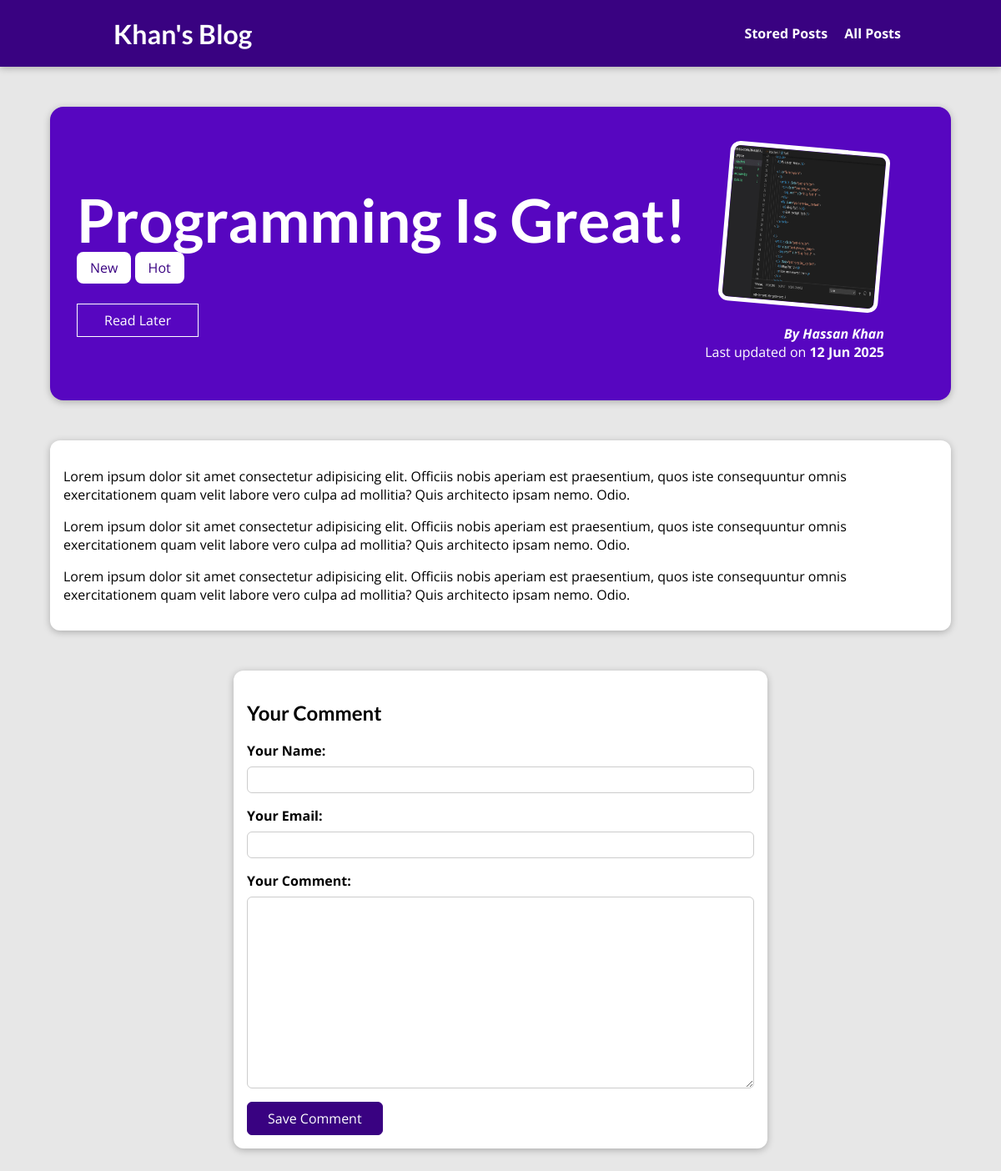
Before: /posts/programming-is-fun with the older database file.
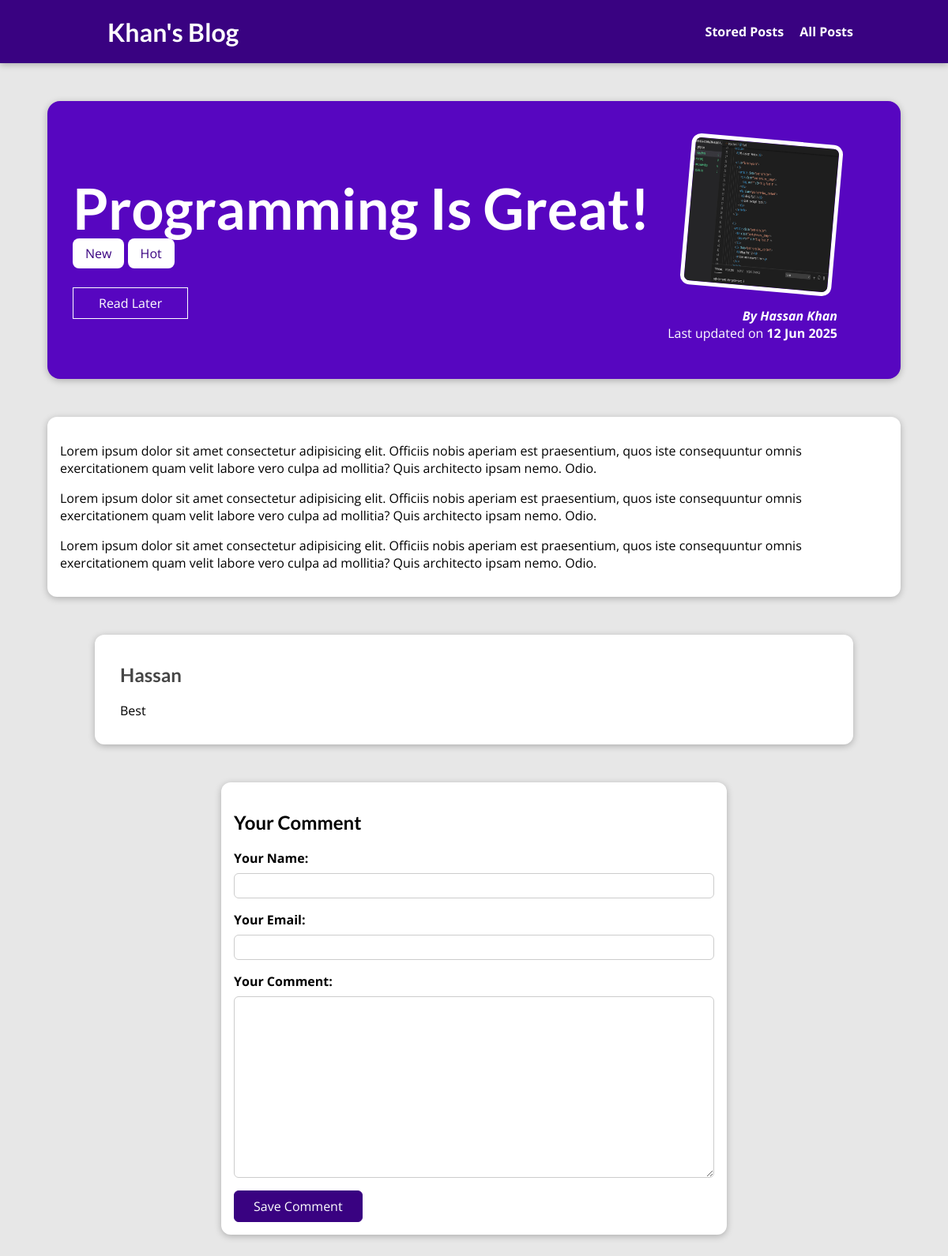
After: the same page with the newer database file.
### blog/models.py (models this page shows, shortened)
class Post(models.Model):
    title = models.CharField(max_length=200)
    excerpt = models.CharField(max_length=200)
    image = models.ImageField(upload_to='posts', null=True)
    date = models.DateField(auto_now=True)
    slug = models.SlugField(max_length=200, unique=True,)
    content = models.TextField(validators=[MinLengthValidator(10)])
    author = models.ForeignKey(
        'Author', on_delete=models.SET_NULL, related_name='posts', null=True)
    tags = models.ManyToManyField(
        'Tag')

class Tag(models.Model):
    caption = models.CharField(max_length=100, unique=True)

class Author(models.Model):
    first_name = models.CharField(max_length=100)
    last_name = models.CharField(max_length=100)
    email_address = models.EmailField()
    def __str__(self):
        return self.first_name + ' ' + self.last_name

class Comment(models.Model):
    post = models.ForeignKey(
        Post, on_delete=models.CASCADE, related_name='comments')
    user_name = models.CharField(max_length=100)
    user_email = models.EmailField()
    text = models.TextField(max_length=400)

### blog/views.py (the view, shortened to what this page needs)
# urls.py: path("posts/<slug:slug>", views.SinglePostView.as_view(),
class SinglePostView(View):
    def is_stored_post(self, request, post_id):
        stored_posts = request.session.get('stored_posts')
        if stored_posts is None:
            return False
        return post_id in stored_posts
    def get(self, request, slug):
        post = Post.objects.get(slug=slug)
        context = {
            "post": post,
            "post_tags": post.tags.all(),
            "comment_form": CommentForm(),
            "comments": post.comments.all().order_by("-id"),
            "saved_for_later": self.is_stored_post(request, post.id),
        }
        return render(request, 'blog/post-detail.html', context)

### blog/forms.py
class CommentForm(forms.ModelForm):
    class Meta:
        model = Comment
        exclude = ["post"]
        labels = {
            'user_name': 'Your Name',
            'user_email': 'Your Email',
            'text': 'Your Comment',
        }

### blog/templates/blog/post-detail.html (shortened to what this page needs)
{% extends "base.html" %} {% load static %}
{% block css_files %}
<link rel="stylesheet" href="{% static "blog/post-detail.css" %}" /> {% endblock %}
{% block content %}
<section id="summary">
  <h2>{{post.title}}</h2>
  <div>
    {% for tag in post_tags %}
    <span class="tag">{{tag.caption}}</span>
    {% endfor %}
  </div>
  <div id="read-later">
    <form action="{% url "read-later" %}" method="post">
      <button>
        {% if saved_for_later %}
        Remove from "Read Later" List
        {% else %}
        Read Later
        {% endif %}
      </button>
    </form>
  </div>
  <article>
    <img src="{{post.image.url}}" alt="Post Title" />
    <address>
      By <a href="mailto:{{ post.author.email_address }}">{{post.author}}</a>
    </address>
    <div>Last updated on <time>{{post.date|date:"d M Y"}}</time></div>
  </article>
</section>
<main>{{post.content|linebreaks}}</main>
{% if comments %}
<section id="comments">
  <ul>
    {% for comment in comments %}
    <li>
      <h2>{{ comment.user_name }}</h2>
      <p>{{ comment.text|linebreaks }}</p>
    </li>
    {% endfor %}
  </ul>
</section>
{% endif %}
<section id="comment-form">
  <h2>Your Comment</h2>
  <form action="{% url "post-detail-page" post.slug %}" method="post">
    {% for form_field in comment_form %}
    <div class="form-control {% if form_field.errors %}invalid{% endif %}">
      {{ form_field.label_tag }}
      {{ form_field }}
    </div>
    {% endfor %}
    <button>Save Comment</button>
  </form>
</section>
{% endblock %}

### templates/base.html (shortened to what this page needs)
{% load static %}
<!DOCTYPE html>
<html lang="en">
<head>
  <link rel="stylesheet" href="{% static "app.css" %}">
  {% block css_files %}{% endblock %}
</head>
<body>
  <header id="main-navigation">
    <h1><a href="{% url "starting-page" %}">Khan's Blog</a></h1>
    <nav>
      <a href="{% url "read-later" %}">Stored Posts</a>
      <a href="{% url "posts-page" %}">All Posts</a>
    </nav>
  </header>
  {% block content %}
  {% endblock %}
</body>
</html>

### static/app.css (style rules this page uses)
* { box-sizing: border-box; }
html { font-family: "Open Sans", "Lato", sans-serif; }
body { margin: 0; }
h1, h2, h3 { font-family: "Lato", sans-serif; font-weight: bold; }
#main-navigation { width: 100%; height: 5rem; display: flex; justify-content: space-between; align-items: center; padding: 0 10%; position: absolute; top: 0; left: 0; }
#main-navigation a { text-decoration: none; color: white; font-weight: bold; margin-left: 1rem; }

### blog/static/blog/post-detail.css (style rules this page uses)
body { background-color: #e7e7e7; }
#main-navigation { background-color: #390281; box-shadow: 0 2px 8px rgba(0, 0, 0, 0.25); }
#summary { margin: 8rem auto 3rem auto; padding: 2rem; width: 90%; max-width: 90rem; border-radius: 16px; background-color: #5706c0; position: relative; box-shadow: 0 2px 8px rgba(0, 0, 0, 0.25); height: 22rem; }
#summary h2 { color: white; font-size: 4.5rem; margin-bottom: 0.25rem; }
#summary article { position: absolute; top: 2rem; right: 3rem; padding: 1rem 2rem; border-radius: 12px; text-align: right; color: white; }
#summary article img { width: 12rem; height: 12rem; border-radius: 12px; transform: rotateZ(5deg); border: 5px solid white; margin-bottom: 1rem; }
#summary address { font-weight: bold; }
#summary a { color: white; text-decoration: none; }
#summary time { font-weight: bold; }
#read-later { margin: 2rem 0; }
#read-later button { background-color: transparent; border: 1px solid white; padding: 0.5rem 2rem; font: inherit; color: white; cursor: pointer; }
main { width: 90%; max-width: 90rem; margin: 3rem auto; background-color: white; padding: 1rem; border-radius: 12px; box-shadow: 0 2px 8px rgba(0, 0, 0, 0.25); }
.tag { background-color: white; color: #390281; padding: 0.5rem 1rem; border-radius: 8px; }
#comment-form { margin: 3rem auto; width: 90%; max-width: 40rem; border-radius: 12px; background-color: white; box-shadow: 0 2px 8px rgba(0, 0, 0, 0.25); padding: 1rem; }
#comment-form button { font: inherit; background-color: #390281; color: white; border: 1px solid #390281; padding: 0.5rem 1.5rem; border-radius: 6px; cursor: pointer; }
.form-control { margin-bottom: 1rem; }
.form-control label { font-weight: bold; margin-bottom: 0.5rem; display: block; }
.form-control input, .form-control textarea { display: block; width: 100%; font: inherit; padding: 0.25rem; border-radius: 6px; border: 1px solid #ccc; }
#comments { margin: 3rem auto; width: 90%; max-width: 60rem; border-radius: 12px; background-color: white; box-shadow: 0 2px 8px rgba(0, 0, 0, 0.25); padding: 1rem 2rem; }
#comments ul { list-style: none; margin: 0; padding: 0; }
#comments li { margin-bottom: 1rem; border-bottom: 2px solid #ccc; }
#comments li:last-of-type { border-bottom: none; }
#comments h2 { color: #464646; }

Changed rows visible on the page:
added Comment: user_name "Hassan", text "Best"
